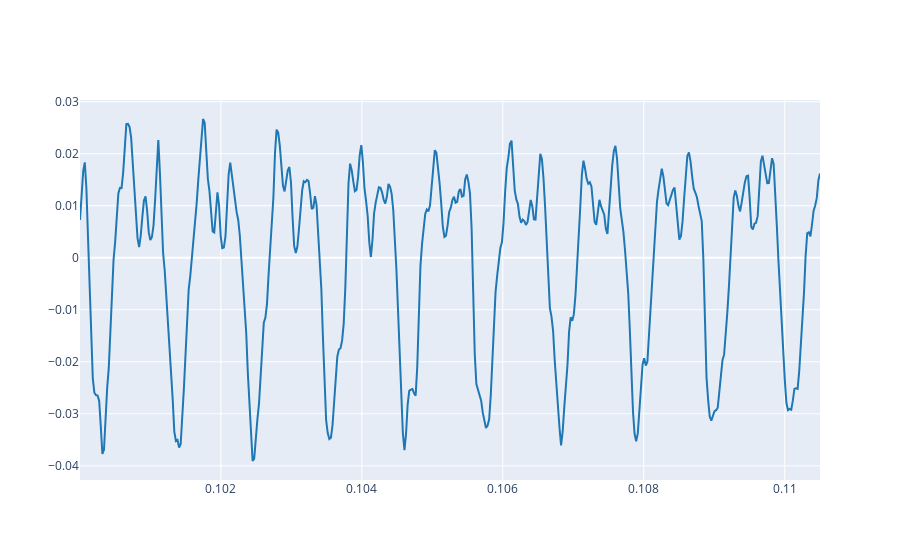

Notebook source saved alongside this figure:
### Markdown cell above
3.1. Load your reference audio signal and plot some periods (5-10) where the amplitude is stable. For instance see Ex. 2.3 from Lab 1.

### Code cell
# Tornem a càrregar el senyal de referència (Lab 1)
filepath = "./audio/Guitar-string-plucked-at-headstock.wav"
ref, fs = load_audio(filepath)

# Freqüència i període fonamental del senyal
f0 = 950     
T = 1 / f0      

# Seleccionem un fragment amb amplitud estable (es manté més o menys contínua en el temps)
t_start = 0.1
t_end = t_start + 10 * T    # mostra uns 10 períodes

# Representació del senyal en aquest interval de temps
plot_signals(ref, fs, t_start=t_start, t_end=t_end, name='Senyal de referència')

### Figure 1 — Plotly figure (JSON) as saved in the notebook; plotly's stock layout.template omitted (floating-point values rounded to 4 significant figures; data arrays with more than 128 entries replaced by an {"elided": "..."} marker saying what was removed)
{"data": [{"line": {"color": "#1f77b4", "shape": "linear"}, "mode": "lines", "name": "Senyal de referència 0", "type": "scatter", "x": {"elided": "464 float values"}, "y": {"elided": "464 float values"}}], "layout": {}}
